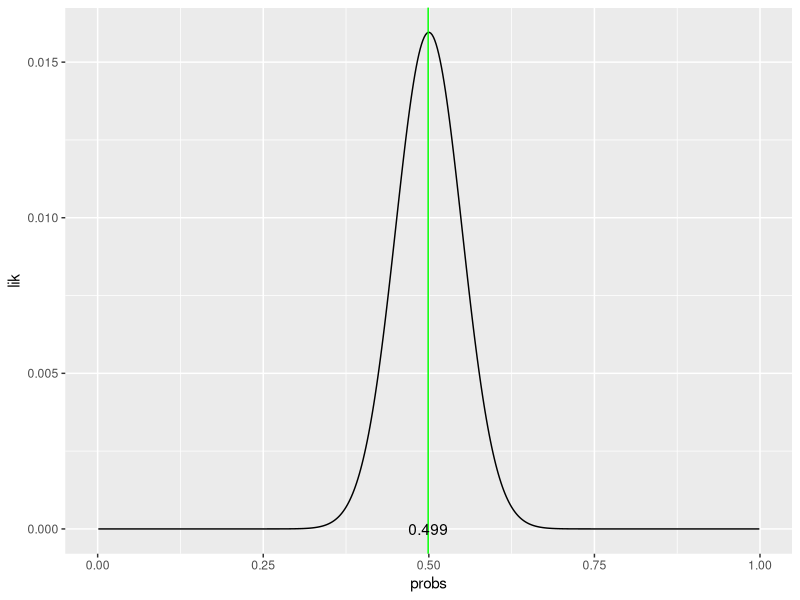
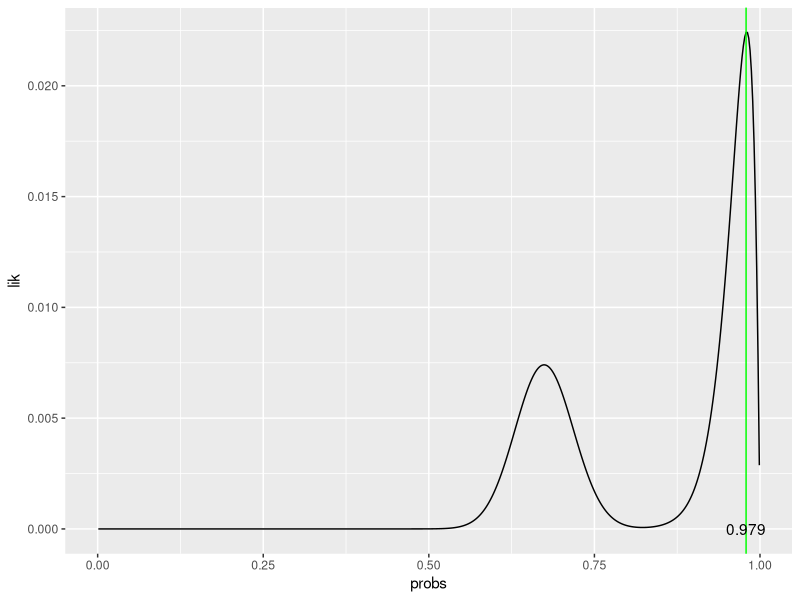
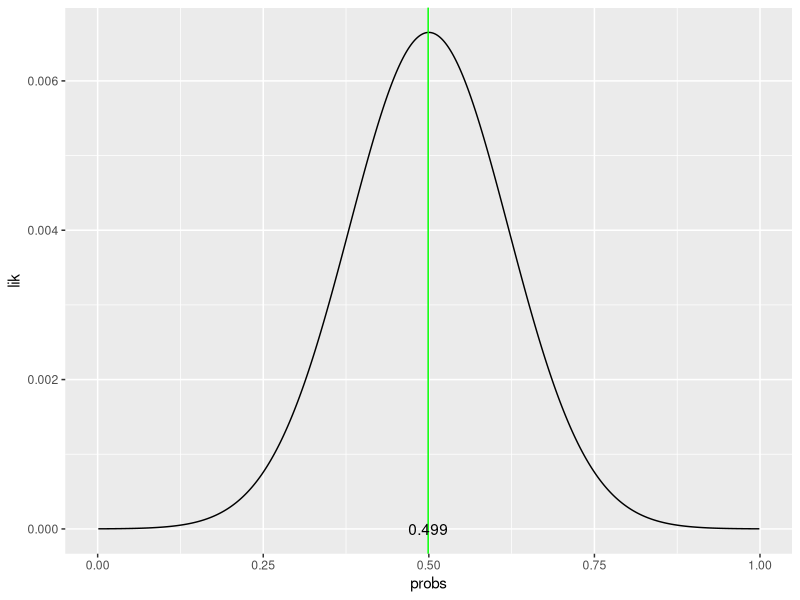
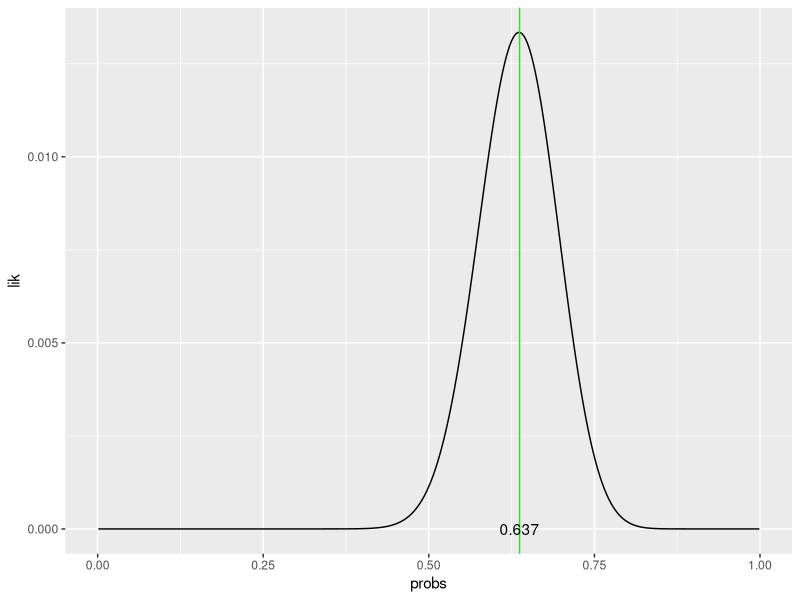
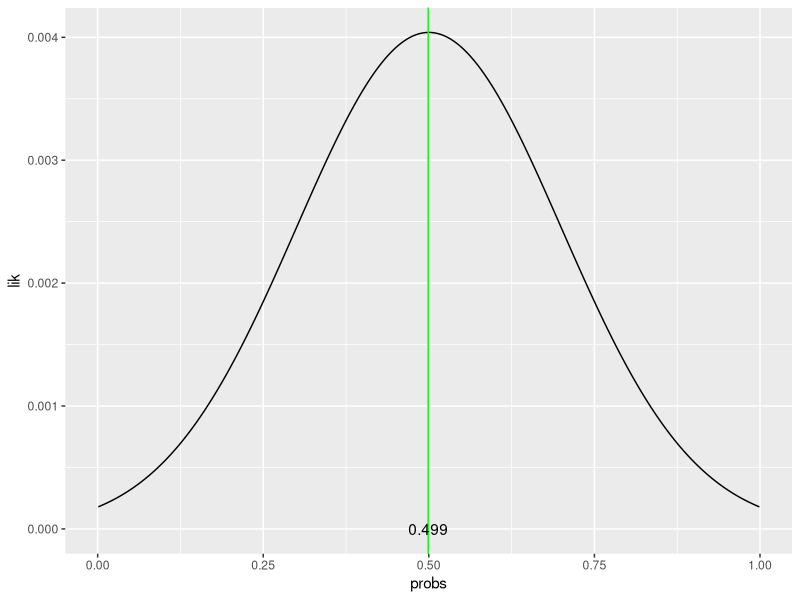
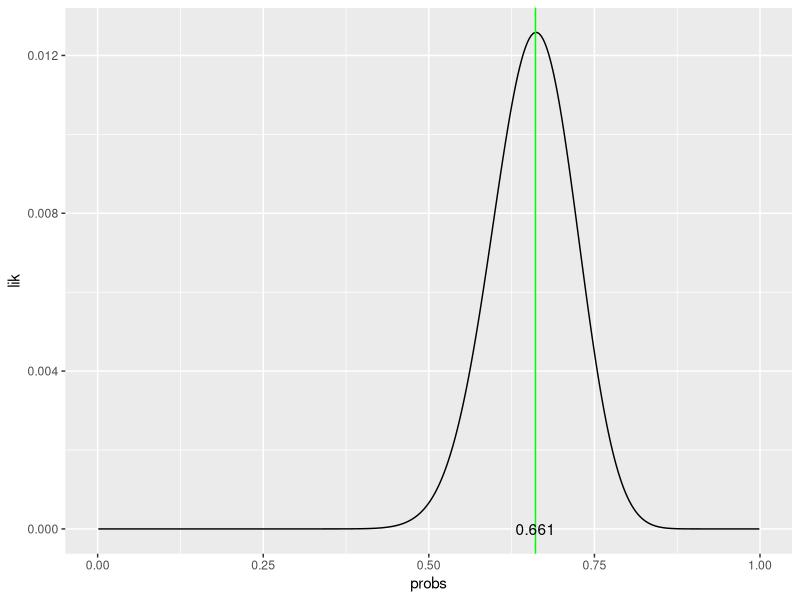
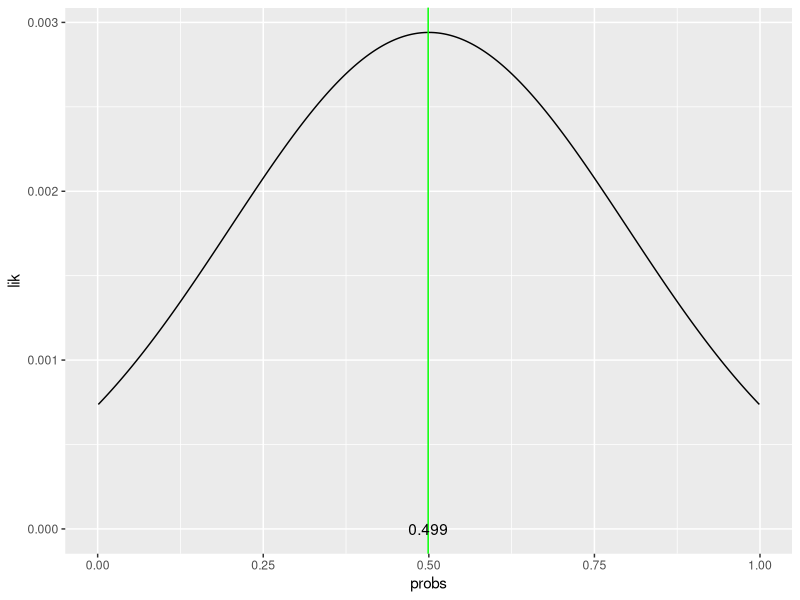
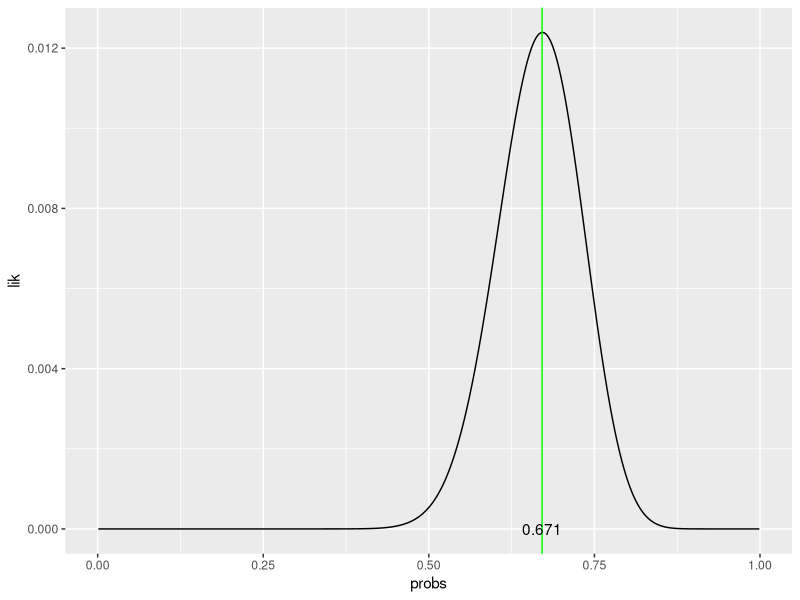

R code for these plots, in order:
library(ggplot2)


lik.plot <- function(probs, lik){
  df <- data.frame(probs = probs, lik = lik)
  ggplot(data = df) + 
    geom_line(mapping = aes(x = probs, y = lik)) + 
    geom_vline(xintercept = probs[which.max(lik)], color = "green") +
    annotate("text", x = probs[which.max(lik)], y = 0, label = probs[which.max(lik)])
}

posterior <- function(r, prob, prior){
  lik <- exp(log(probs)*sum(r) + log(1-probs)*(sum(1-r)))
  post <- lik * prior
  post/sum(post)
}

set.seed(0)
probs <- seq(0.001, 1, 0.002)

r <- rbinom(n = 50, size = 1, prob = 0.99)
prior <- dnorm(x = probs, mean = 0.5, sd = 0.05) + 0.00000001
prior <- prior/sum(prior)

lik.plot(probs, prior)
lik.plot(probs, posterior(r, probs, prior))


r <- rbinom(n = 50, size = 1, prob = 0.7)
prior <- dnorm(x = probs, mean = 0.5, sd = 0.12)
prior <- prior/sum(prior)
probs <- seq(0.001, 1, 0.002)
lik.plot(probs, prior)
lik.plot(probs, posterior(r, probs, prior))



prior <- dnorm(x = probs, mean = 0.5, sd = 0.2)
prior <- prior/sum(prior)
probs <- seq(0.001, 1, 0.002)
lik.plot(probs, prior)
lik.plot(probs, posterior(r, probs, prior))

prior <- dnorm(x = probs, mean = 0.5, sd = 0.3)
prior <- prior/sum(prior)
probs <- seq(0.001, 1, 0.002)
lik.plot(probs, prior)
lik.plot(probs, posterior(r, probs, prior))

prior <- dnorm(x = probs, mean = 0.5, sd = 0.01)
prior <- prior/sum(prior)
probs <- seq(0.001, 1, 0.002)
lik.plot(probs, prior)
lik.plot(probs, posterior(r, probs, prior))
